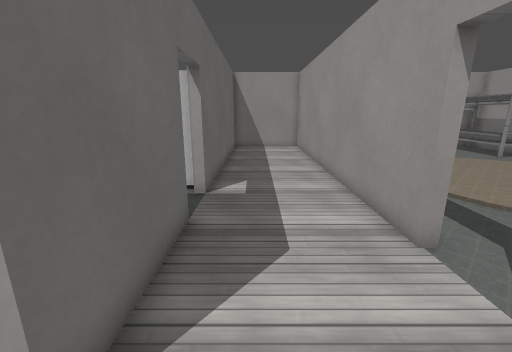
view 1 (above)

22 first-person views from a walk through a 3-D level made in the Godot game engine. The camera is 1.4 m above the floor, tilts 14° down and sees 90° across. The floor is counted in squares, 0.5 m on a side. Each view is taken from the middle of a square. On the plan, view 1 faces up. The plan holds only what a view shows up to about 19 squares ahead; the rest is blank. The place goes on beyond the plan. Surface patterns are stand-ins for the level's own textures.

view 2
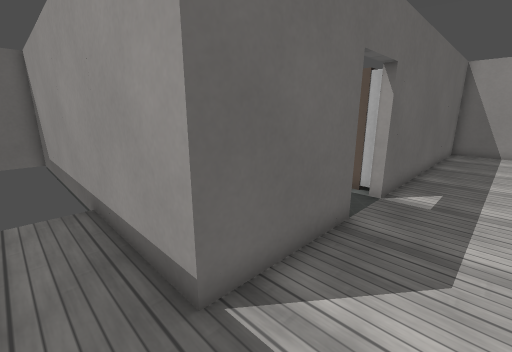

view 3
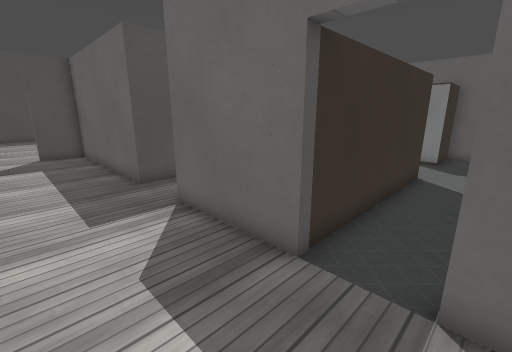

view 4
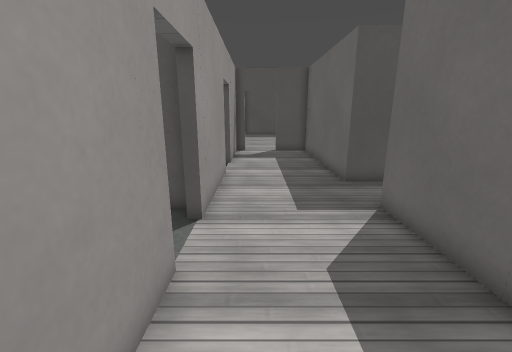

view 5
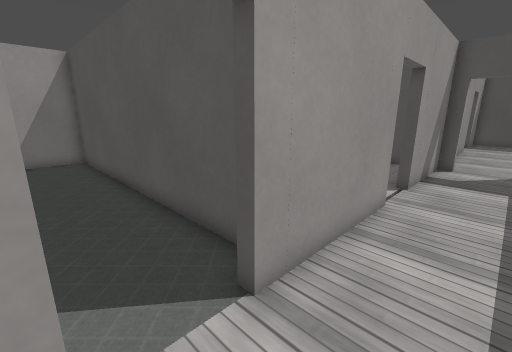

view 6
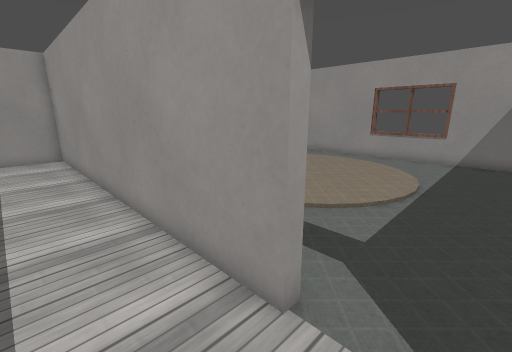

view 7
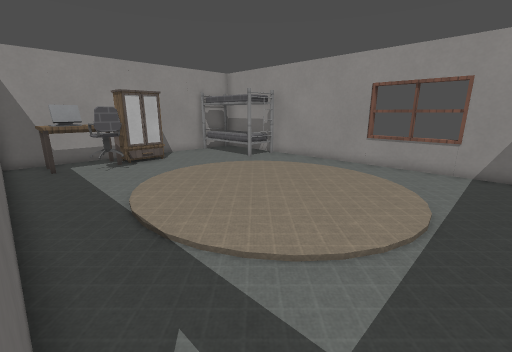

view 8
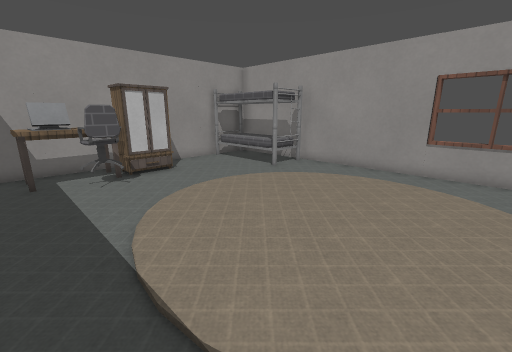

view 9
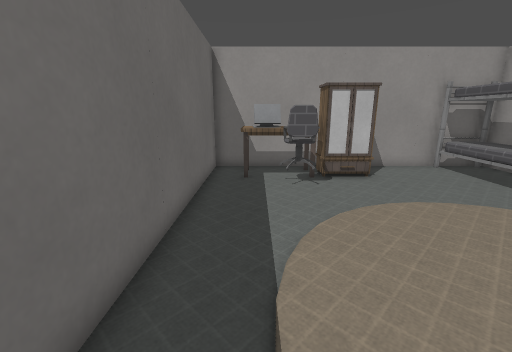

view 10
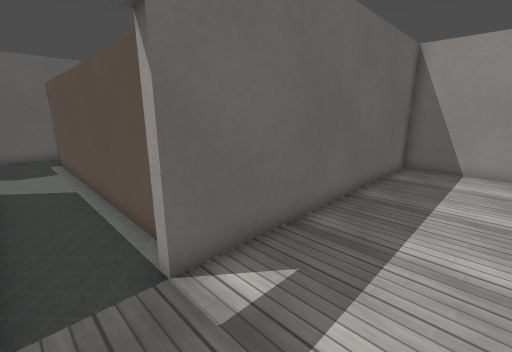

view 11
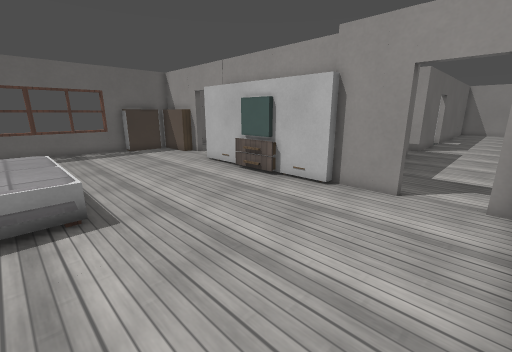

view 12
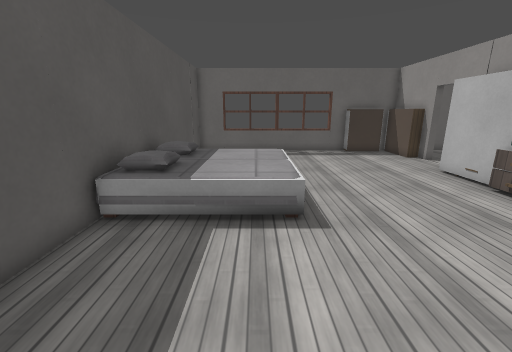

view 13
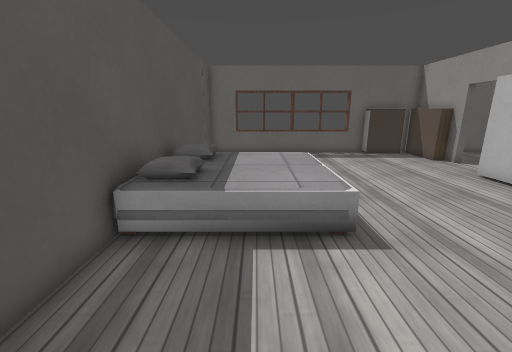

view 14
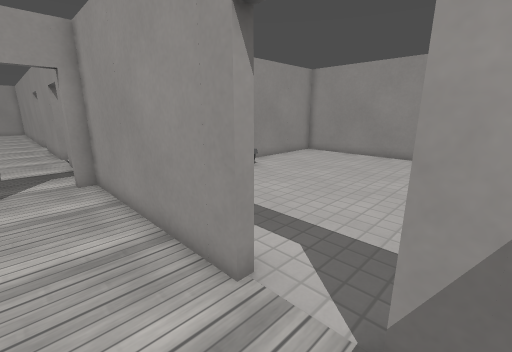

view 15
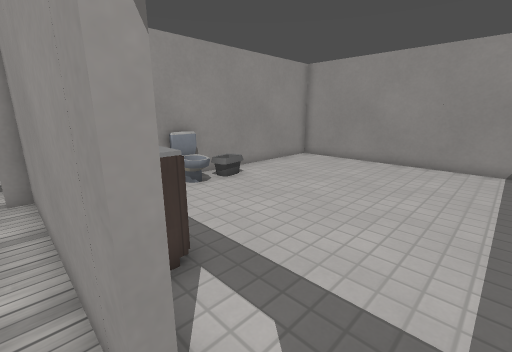

view 16
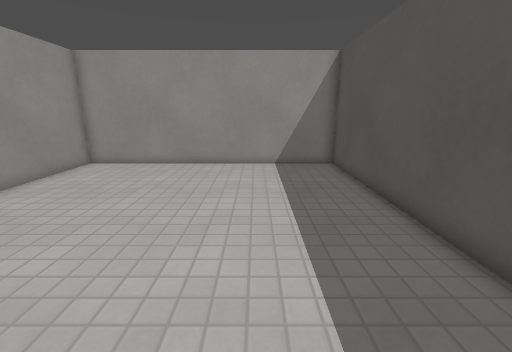

view 17
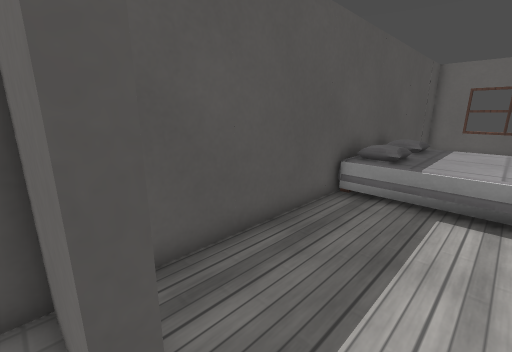

view 18
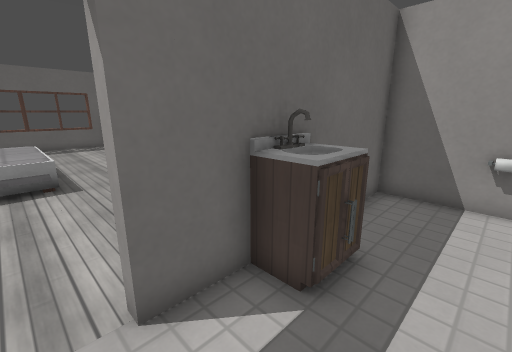

view 19
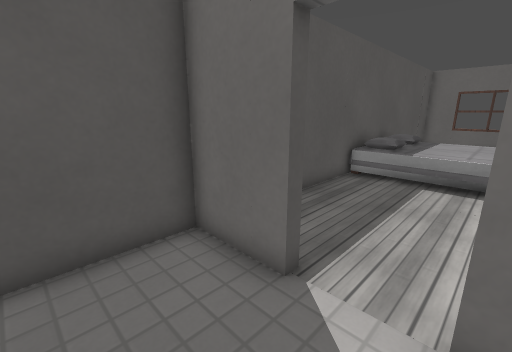

view 20
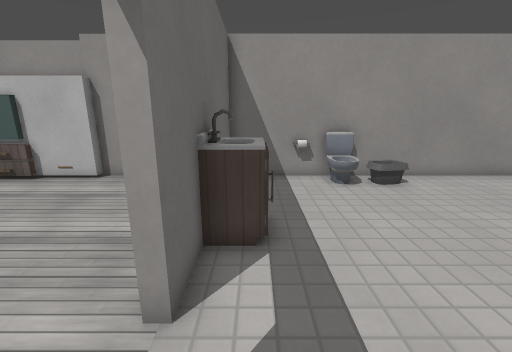

view 21
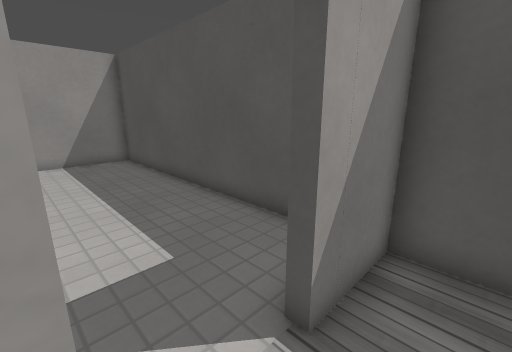

view 22
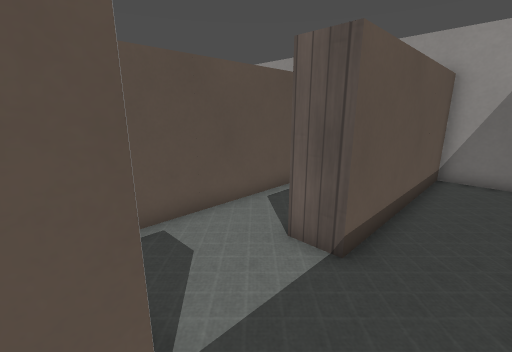

### Floor plan
Key: @ floor where view 1 was taken; # wall or solid block; . floor; = window, fence, low wall or low ledge; ^ raised ledge; T table; O other object.
Columns run from 18 left of view 1 to 18 right of it. Each row starts with its distance up from view 1.
 22                       ######    #####
 21                 ####### T  #  ####^^#
 20                 #....##T#TT#  ...=  #
 19                 #....##TTTT###...=  #
 18                 #....##..^^......=###
 17                 #....##..##......=###
 16                 #....##..........#==#
 15                 #....##.............#
 14                 #....##.............#
 13                 #....##.............#
 12                 #....##.............#
 11                 #....##.............#
 10                 #....##.............#
  9 # .##############.... #.............#
  8 # ................... #.............#
  7  #................... #.............#
  6  ####..##########....##.............#
  5    ##..##########....##.............#
  4      ...........#...................#
  3    .  ..........#...................#
  2  ################....################
  1            ..........##
  0            .......@..##
 -1                ##....#
 -2                 #....#
 -3                 #....##
 -4                 #......
 -5  #              #......
 -6  #.             #....##
 -7   ..            #....#
 -8    ..           #....#
 -9     #.          #....#
-10 #^##^..         ###..####
-11 #^......###########..################
-12 #^..........=........##...OO.O......#
-13 #^...................##.............#
-14 # ...................##.............#
-15 #....................##=............#
-16 #....................##^............#
-17 #....................##=............#
-18 #....................##.............#
-19 #       ^^^^^^^......##.............#
-20 #       ^^^^^^^.....................#
-21 #       ^^^^^^^.....................#
-22 #       ^^^^^^^......##.............#
-23 #        ^^^^^^......##.............#
-24 ########^#^^#^^######################

Positions as (right, up) in squares from view 1, and headings:
1: (0, 0), facing up
2: (1, 0), facing up-left
3: (2, 9), facing down-left
4: (2, 9), facing down
5: (1, 5), facing down-right
6: (1, 3), facing up-right
7: (4, 4), facing up-right
8: (5, 7), facing up-right
9: (6, 8), facing up
10: (2, 7), facing up-left
11: (3, -20), facing up-left
12: (2, -20), facing left
13: (1, -21), facing left
14: (1, -22), facing up-right
15: (3, -21), facing up-right
16: (4, -20), facing right
17: (4, -20), facing down-left
18: (7, -20), facing up-left
19: (7, -19), facing down-left
20: (5, -22), facing up
21: (2, -19), facing down-right
22: (-15, 3), facing up-right
